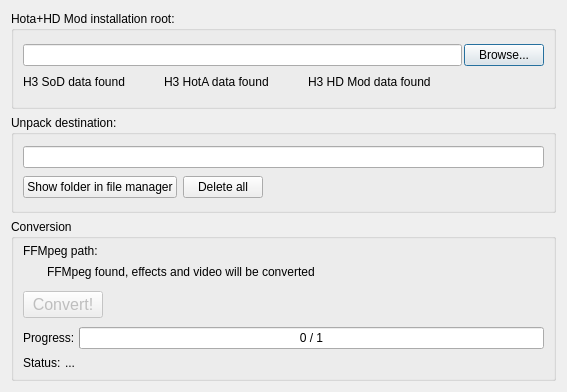
<?xml version="1.0" encoding="UTF-8"?>
<ui version="4.0">
 <class>ConverterDialog</class>
 <widget class="QDialog" name="ConverterDialog">
  <property name="geometry">
   <rect>
    <x>0</x>
    <y>0</y>
    <width>567</width>
    <height>392</height>
   </rect>
  </property>
  <property name="windowTitle">
   <string/>
  </property>
  <layout class="QVBoxLayout" name="mainLayout" stretch="0,0,0">
   <item>
    <widget class="QGroupBox" name="groupBox">
     <property name="title">
      <string>Hota+HD Mod installation root:</string>
     </property>
     <layout class="QVBoxLayout" name="groupBoxLayout">
      <property name="spacing">
       <number>2</number>
      </property>
      <item>
       <layout class="QHBoxLayout" name="horizontalLayout">
        <item>
         <widget class="QLineEdit" name="srcPath"/>
        </item>
        <item>
         <widget class="QPushButton" name="pushButtonBrowse">
          <property name="text">
           <string>Browse...</string>
          </property>
         </widget>
        </item>
       </layout>
      </item>
      <item>
       <layout class="QHBoxLayout" name="horizontalLayout_2">
        <item>
         <widget class="QLabel" name="labelSodFound">
          <property name="text">
           <string>H3 SoD data found</string>
          </property>
         </widget>
        </item>
        <item>
         <widget class="QLabel" name="labelSodFoundStatus">
          <property name="minimumSize">
           <size>
            <width>20</width>
            <height>20</height>
           </size>
          </property>
          <property name="maximumSize">
           <size>
            <width>20</width>
            <height>20</height>
           </size>
          </property>
         </widget>
        </item>
        <item>
         <spacer name="horizontalSpacer_3">
          <property name="orientation">
           <enum>Qt::Horizontal</enum>
          </property>
          <property name="sizeType">
           <enum>QSizePolicy::Fixed</enum>
          </property>
          <property name="sizeHint" stdset="0">
           <size>
            <width>15</width>
            <height>0</height>
           </size>
          </property>
         </spacer>
        </item>
        <item>
         <widget class="QLabel" name="labelHotaFound">
          <property name="text">
           <string>H3 HotA data found</string>
          </property>
         </widget>
        </item>
        <item>
         <widget class="QLabel" name="labelHotaFoundStatus">
          <property name="minimumSize">
           <size>
            <width>20</width>
            <height>20</height>
           </size>
          </property>
          <property name="maximumSize">
           <size>
            <width>20</width>
            <height>20</height>
           </size>
          </property>
         </widget>
        </item>
        <item>
         <spacer name="horizontalSpacer_5">
          <property name="orientation">
           <enum>Qt::Horizontal</enum>
          </property>
          <property name="sizeType">
           <enum>QSizePolicy::Fixed</enum>
          </property>
          <property name="sizeHint" stdset="0">
           <size>
            <width>15</width>
            <height>0</height>
           </size>
          </property>
         </spacer>
        </item>
        <item>
         <widget class="QLabel" name="labelHdFound">
          <property name="text">
           <string>H3 HD Mod data found</string>
          </property>
         </widget>
        </item>
        <item>
         <widget class="QLabel" name="labelHdFoundStatus">
          <property name="minimumSize">
           <size>
            <width>20</width>
            <height>20</height>
           </size>
          </property>
          <property name="maximumSize">
           <size>
            <width>20</width>
            <height>20</height>
           </size>
          </property>
         </widget>
        </item>
        <item>
         <spacer name="horizontalSpacer_6">
          <property name="orientation">
           <enum>Qt::Horizontal</enum>
          </property>
          <property name="sizeType">
           <enum>QSizePolicy::Expanding</enum>
          </property>
          <property name="sizeHint" stdset="0">
           <size>
            <width>15</width>
            <height>0</height>
           </size>
          </property>
         </spacer>
        </item>
       </layout>
      </item>
     </layout>
    </widget>
   </item>
   <item>
    <widget class="QGroupBox" name="groupBox2">
     <property name="title">
      <string>Unpack destination:</string>
     </property>
     <layout class="QVBoxLayout" name="groupBoxLayout3">
      <item>
       <widget class="QLineEdit" name="dstPath">
        <property name="readOnly">
         <bool>true</bool>
        </property>
       </widget>
      </item>
      <item>
       <layout class="QHBoxLayout" name="horizontalLayout_6">
        <property name="bottomMargin">
         <number>0</number>
        </property>
        <item>
         <widget class="QPushButton" name="pushButtonShowUnpack">
          <property name="text">
           <string>Show folder in file manager</string>
          </property>
         </widget>
        </item>
        <item>
         <widget class="QPushButton" name="pushButtonCleanupUnpack">
          <property name="text">
           <string>Delete all</string>
          </property>
         </widget>
        </item>
        <item>
         <spacer name="horizontalSpacer_4">
          <property name="orientation">
           <enum>Qt::Horizontal</enum>
          </property>
          <property name="sizeHint" stdset="0">
           <size>
            <width>40</width>
            <height>20</height>
           </size>
          </property>
         </spacer>
        </item>
       </layout>
      </item>
     </layout>
    </widget>
   </item>
   <item>
    <widget class="QGroupBox" name="groupBox_2">
     <property name="title">
      <string>Conversion</string>
     </property>
     <layout class="QVBoxLayout" name="groupBoxLayout_2">
      <property name="spacing">
       <number>4</number>
      </property>
      <property name="topMargin">
       <number>5</number>
      </property>
      <property name="bottomMargin">
       <number>5</number>
      </property>
      <item>
       <layout class="QHBoxLayout" name="horizontalLayout_7">
        <property name="bottomMargin">
         <number>0</number>
        </property>
        <item>
         <widget class="QLabel" name="label">
          <property name="maximumSize">
           <size>
            <width>150</width>
            <height>16777215</height>
           </size>
          </property>
          <property name="text">
           <string>FFMpeg path:</string>
          </property>
         </widget>
        </item>
        <item>
         <widget class="QLabel" name="labelFFMpegPath">
          <property name="text">
           <string/>
          </property>
         </widget>
        </item>
       </layout>
      </item>
      <item>
       <layout class="QHBoxLayout" name="horizontalLayout_31">
        <item>
         <widget class="QLabel" name="labelFfmpegFoundStatus">
          <property name="minimumSize">
           <size>
            <width>20</width>
            <height>20</height>
           </size>
          </property>
          <property name="maximumSize">
           <size>
            <width>20</width>
            <height>20</height>
           </size>
          </property>
         </widget>
        </item>
        <item>
         <widget class="QLabel" name="labelFfmpegFound">
          <property name="text">
           <string>FFMpeg found, effects and video will be converted </string>
          </property>
         </widget>
        </item>
        <item>
         <spacer name="horizontalSpacer_7">
          <property name="orientation">
           <enum>Qt::Horizontal</enum>
          </property>
          <property name="sizeHint" stdset="0">
           <size>
            <width>0</width>
            <height>0</height>
           </size>
          </property>
         </spacer>
        </item>
       </layout>
      </item>
      <item>
       <layout class="QHBoxLayout" name="horizontalLayout_5">
        <property name="topMargin">
         <number>5</number>
        </property>
        <property name="bottomMargin">
         <number>5</number>
        </property>
        <item>
         <widget class="QPushButton" name="pushButtonConvert">
          <property name="enabled">
           <bool>false</bool>
          </property>
          <property name="font">
           <font>
            <pointsize>12</pointsize>
           </font>
          </property>
          <property name="text">
           <string>Convert!</string>
          </property>
         </widget>
        </item>
        <item>
         <spacer name="horizontalSpacer">
          <property name="orientation">
           <enum>Qt::Horizontal</enum>
          </property>
          <property name="sizeHint" stdset="0">
           <size>
            <width>40</width>
            <height>20</height>
           </size>
          </property>
         </spacer>
        </item>
       </layout>
      </item>
      <item>
       <layout class="QHBoxLayout" name="horizontalLayout_3">
        <item>
         <widget class="QLabel" name="label_3">
          <property name="text">
           <string>Progress:</string>
          </property>
         </widget>
        </item>
        <item>
         <widget class="QProgressBar" name="progressBar">
          <property name="maximum">
           <number>1</number>
          </property>
          <property name="value">
           <number>0</number>
          </property>
          <property name="format">
           <string>%v / %m</string>
          </property>
         </widget>
        </item>
       </layout>
      </item>
      <item>
       <layout class="QHBoxLayout" name="horizontalLayout_4">
        <item>
         <widget class="QLabel" name="label_4">
          <property name="text">
           <string>Status:</string>
          </property>
         </widget>
        </item>
        <item>
         <widget class="QLabel" name="labelStatus">
          <property name="minimumSize">
           <size>
            <width>250</width>
            <height>0</height>
           </size>
          </property>
          <property name="text">
           <string>...</string>
          </property>
         </widget>
        </item>
        <item>
         <spacer name="horizontalSpacer_2">
          <property name="orientation">
           <enum>Qt::Horizontal</enum>
          </property>
          <property name="sizeHint" stdset="0">
           <size>
            <width>40</width>
            <height>20</height>
           </size>
          </property>
         </spacer>
        </item>
       </layout>
      </item>
     </layout>
    </widget>
   </item>
  </layout>
 </widget>
 <resources/>
 <connections/>
</ui>
